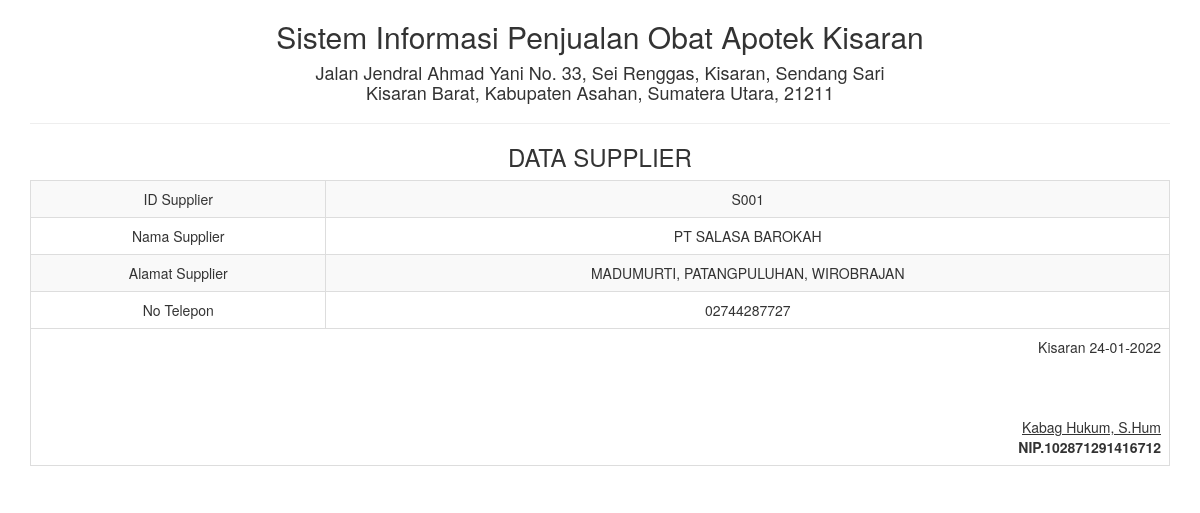
/report/laporan_supplierpersatu.php?id=S001, run on the app's committed database.
### tables this page shows
CREATE TABLE `supplier` (
  `id_supplier` varchar(10) NOT NULL,
  `nama_supplier` varchar(50) NOT NULL,
  `alamat_supplier` varchar(200) NOT NULL,
  `telpon` varchar(12) NOT NULL
);

### report/laporan_supplierpersatu.php (the view, shortened to what this page needs)
<!DOCTYPE html>
<html>
    <head>
        <link href="../Assets/css/bootstrap.min.css" rel="stylesheet" type="text/css"/>
    </head>
    <body onload="print()">
        <?php
        $sql = "SELECT * FROM supplier WHERE id_supplier='" . $_GET ['id'] . "'";
        $query = mysqli_query($koneksi, $sql) or die("SQL Detail error");
        $data = mysqli_fetch_array($query);
        ?>
        <div class="container">
            <div class='row'>
                <div class="col-sm-12">
                    <div class="text-center">
                        <h2>Sistem Informasi Penjualan Obat Apotek Kisaran </h2>
                        <h4>Jalan Jendral Ahmad Yani No. 33, Sei Renggas, Kisaran, Sendang Sari <br> Kisaran Barat, Kabupaten Asahan, Sumatera Utara, 21211</h4>
                        <hr>
                        <h3>DATA SUPPLIER</h3>
                        <table class="table table-bordered table-striped table-hover">
                            <tbody>
								<tr>
                                    <td>ID Supplier</td> <td><?= $data['id_supplier'] ?></td>
                                </tr>
                                <tr>
                                    <td>Nama Supplier</td> <td><?= $data['nama_supplier'] ?></td>
                                </tr>
                                <tr>
                                    <td>Alamat Supplier</td> <td><?= $data['alamat_supplier'] ?></td>
                                </tr>
                                <tr>
                                    <td>No Telepon</td> <td><?= $data['telpon'] ?></td>
                                </tr>
                            </tbody>
                            <tfoot>
                                <tr>
                                    <td colspan="2" class="text-right">
                                        Kisaran  <?= date("d-m-Y") ?>
                                        <br><br><br><br>
                                        <u>Kabag Hukum, S.Hum<strong></u><br>
                                        NIP.102871291416712
									</td>
								</tr>
							</tfoot>
                        </table>
                    </div>
                </div>
            </div>
    </body>
</html>

### data on the page
supplier: id_supplier "S001", nama_supplier "PT SALASA BAROKAH", alamat_supplier "MADUMURTI, PATANGPULUHAN, WIROBRAJAN", telpon "02744287727"
